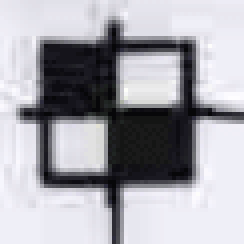
#> input picture database_files/track_markers/template3.png, 61 x 61 px, given in place of NM7510_P3_pacote_A_2_sem_2019-13.png, which was not available (shown 4 times larger); the run also reads 1 picture not shown here
$ python Recorte_RA.py
#> lines starting #> are read from the running program, lines starting #| are printed output that depends on the picture; after the words box and inside, x2 and y2 are one past the last pixel; in counts of white or black regions, pixels touching at a corner belong together; pictures that were not available may be replaced by others from this repository, and a replacement may not be noted
import cv2
import numpy as np

img = cv2.imread("database_files/exams/NM7510_P3_A_2019_2/NM7510_P3_pacote_A_2_sem_2019-13.png",1)
#> img is the input picture: shape (61, 61, 3); mean B, G, R 174.1, 167.3, 167.8

template = cv2.imread('database_files/track_markers/template1.png',cv2.IMREAD_GRAYSCALE)
#> template: shape (61, 61); min 0, max 254, mean 167.9

def main():
    gray_img = cv2.cvtColor(img, cv2.COLOR_BGR2GRAY)
    w, h = template.shape[::-1]
#> w = 61; h = 61

    result = cv2.matchTemplate(gray_img, template, cv2.TM_CCOEFF_NORMED)
#> result = [1]
    loc = np.where(result >= 0.659)
#> loc = ([0], [0])

    for rt in zip(*loc[::-1]):
        cv2.rectangle(img, rt, (rt[0] + w, rt[1] + h), (0, 255, 0), 3)
#> this loop made 1 pass
#> rt on pass 1: (0, 0)
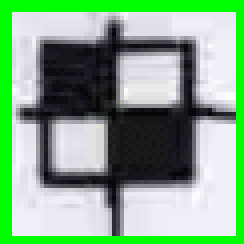
#> img: shape (61, 61, 3) (shown 4 times larger); 15.72% of pixels changed, all inside (x1, y1, x2, y2) = (0, 0, 61, 61)

    template2 = cv2.imread('database_files/track_markers/template2.png',cv2.IMREAD_GRAYSCALE)
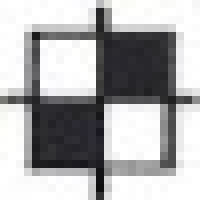
#> input picture database_files/track_markers/template2.png, 25 x 25 px, found by its file name (shown 8 times larger)
#> template2: shape (25, 25); min 14, max 255, mean 174.8
    r, f = template2.shape[::-1]
#> r = 25; f = 25

    result2 = cv2.matchTemplate(gray_img, template2, cv2.TM_CCOEFF_NORMED)
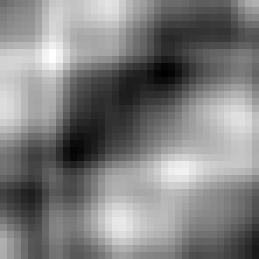
#> result2: shape (37, 37) float32 (shown 7 times larger); min -0.336, max 0.474, mean 0.0714; drawn with min black and max white
    loc2 = np.where(result2 >= 0.659)
#> loc2 = (empty array, empty array)

    for pt in zip(*loc2[::-1]):
        cv2.rectangle(img, pt, (pt[0] + r, pt[1] + f), (0, 255, 0), 3)
#> this loop made 0 passes

#> (the run stopped early here; a loop or call above may not have finished)
